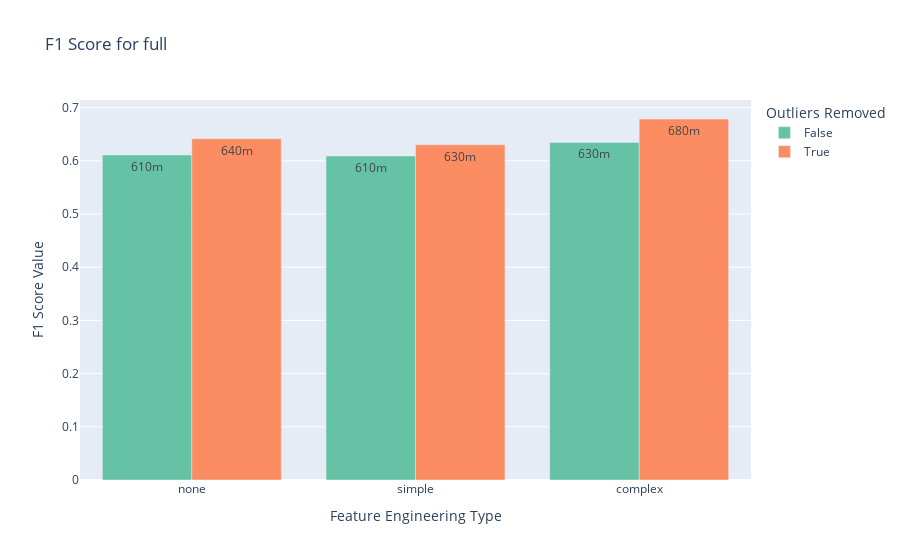
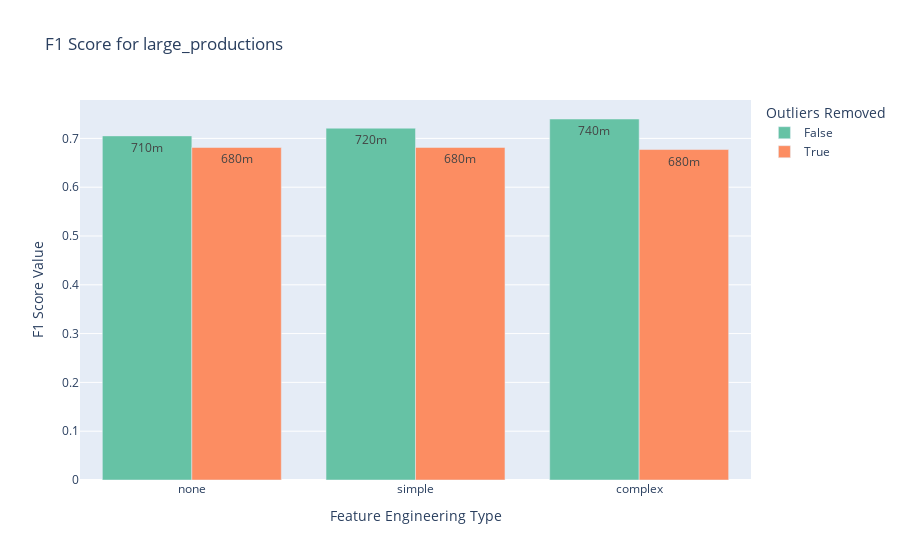
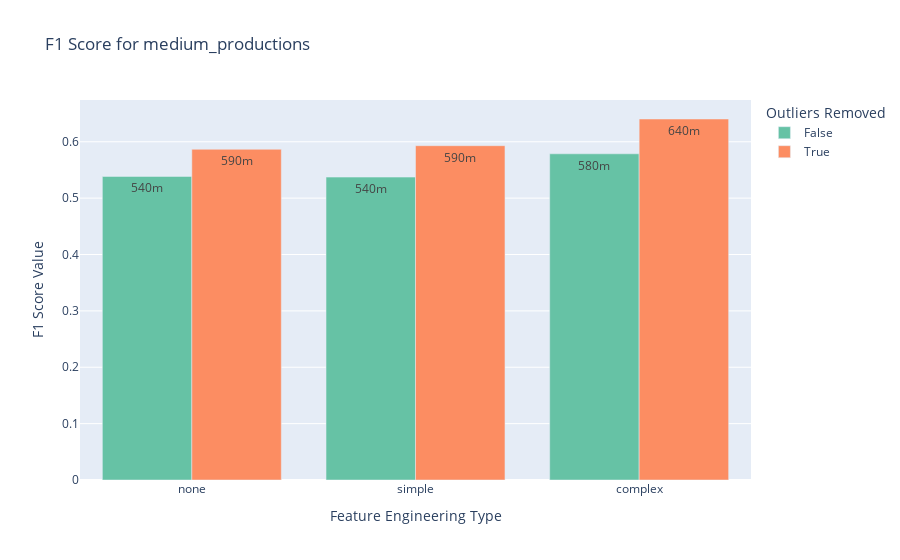
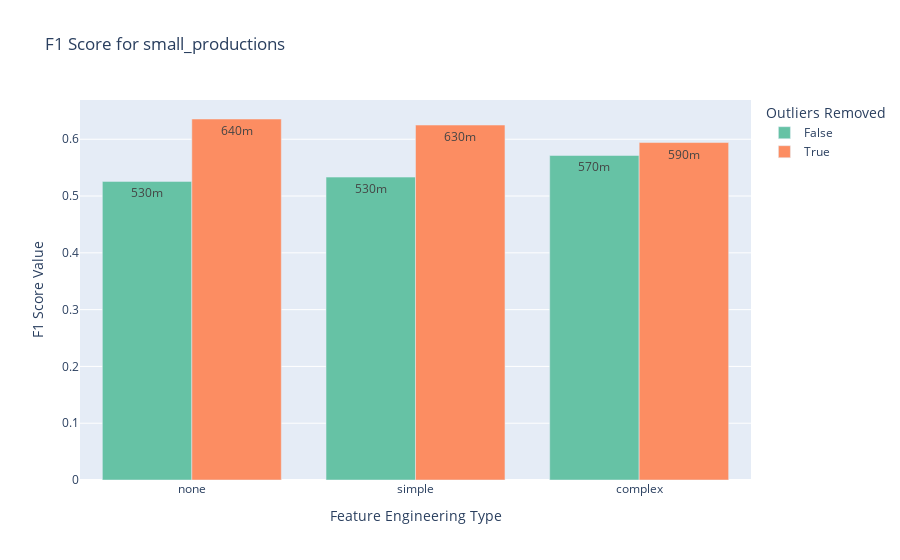

Here is the notebook cell these charts were saved with, in order:
### Code cell
plot_one_metric_of_different_datasets_per_feature_engineering_outliers_with_plotly(experiment_df, problem_type='binary_classification', metric='F1 Score', metric_agg='max')

### Figure 1 — Plotly figure (JSON) as saved in the notebook; plotly's stock layout.template omitted (floating-point values rounded to 4 significant figures)
{"data": [{"alignmentgroup": "True", "hovertemplate": "Outliers Removed=False<br>Feature Engineering Type=%{x}<br>F1 Score Value=%{text}<extra></extra>", "legendgroup": "False", "marker": {"color": "rgb(102,194,165)", "pattern": {"shape": ""}}, "name": "False", "offsetgroup": "False", "orientation": "v", "showlegend": true, "text": [0.6345, 0.6109, 0.609], "textposition": "inside", "texttemplate": "%{text:.2s}", "type": "bar", "x": ["complex", "none", "simple"], "xaxis": "x", "y": [0.6345, 0.6109, 0.609], "yaxis": "y"}, {"alignmentgroup": "True", "hovertemplate": "Outliers Removed=True<br>Feature Engineering Type=%{x}<br>F1 Score Value=%{text}<extra></extra>", "legendgroup": "True", "marker": {"color": "rgb(252,141,98)", "pattern": {"shape": ""}}, "name": "True", "offsetgroup": "True", "orientation": "v", "showlegend": true, "text": [0.6786, 0.6414, 0.6303], "textposition": "inside", "texttemplate": "%{text:.2s}", "type": "bar", "x": ["complex", "none", "simple"], "xaxis": "x", "y": [0.6786, 0.6414, 0.6303], "yaxis": "y"}], "layout": {"barmode": "group", "legend": {"title": {"text": "Outliers Removed"}, "tracegroupgap": 0}, "showlegend": true, "title": {"text": "F1 Score for full"}, "xaxis": {"anchor": "y", "categoryarray": ["none", "simple", "complex"], "categoryorder": "array", "domain": [0, 1], "title": {"text": "Feature Engineering Type"}}, "yaxis": {"anchor": "x", "domain": [0, 1], "title": {"text": "F1 Score Value"}}}}

### Figure 2 — Plotly figure (JSON) as saved in the notebook; plotly's stock layout.template omitted (floating-point values rounded to 4 significant figures)
{"data": [{"alignmentgroup": "True", "hovertemplate": "Outliers Removed=False<br>Feature Engineering Type=%{x}<br>F1 Score Value=%{text}<extra></extra>", "legendgroup": "False", "marker": {"color": "rgb(102,194,165)", "pattern": {"shape": ""}}, "name": "False", "offsetgroup": "False", "orientation": "v", "showlegend": true, "text": [0.7397, 0.7051, 0.7209], "textposition": "inside", "texttemplate": "%{text:.2s}", "type": "bar", "x": ["complex", "none", "simple"], "xaxis": "x", "y": [0.7397, 0.7051, 0.7209], "yaxis": "y"}, {"alignmentgroup": "True", "hovertemplate": "Outliers Removed=True<br>Feature Engineering Type=%{x}<br>F1 Score Value=%{text}<extra></extra>", "legendgroup": "True", "marker": {"color": "rgb(252,141,98)", "pattern": {"shape": ""}}, "name": "True", "offsetgroup": "True", "orientation": "v", "showlegend": true, "text": [0.6772, 0.6814, 0.6814], "textposition": "inside", "texttemplate": "%{text:.2s}", "type": "bar", "x": ["complex", "none", "simple"], "xaxis": "x", "y": [0.6772, 0.6814, 0.6814], "yaxis": "y"}], "layout": {"barmode": "group", "legend": {"title": {"text": "Outliers Removed"}, "tracegroupgap": 0}, "showlegend": true, "title": {"text": "F1 Score for large_productions"}, "xaxis": {"anchor": "y", "categoryarray": ["none", "simple", "complex"], "categoryorder": "array", "domain": [0, 1], "title": {"text": "Feature Engineering Type"}}, "yaxis": {"anchor": "x", "domain": [0, 1], "title": {"text": "F1 Score Value"}}}}

### Figure 3 — Plotly figure (JSON) as saved in the notebook; plotly's stock layout.template omitted (floating-point values rounded to 4 significant figures)
{"data": [{"alignmentgroup": "True", "hovertemplate": "Outliers Removed=False<br>Feature Engineering Type=%{x}<br>F1 Score Value=%{text}<extra></extra>", "legendgroup": "False", "marker": {"color": "rgb(102,194,165)", "pattern": {"shape": ""}}, "name": "False", "offsetgroup": "False", "orientation": "v", "showlegend": true, "text": [0.5786, 0.5385, 0.5373], "textposition": "inside", "texttemplate": "%{text:.2s}", "type": "bar", "x": ["complex", "none", "simple"], "xaxis": "x", "y": [0.5786, 0.5385, 0.5373], "yaxis": "y"}, {"alignmentgroup": "True", "hovertemplate": "Outliers Removed=True<br>Feature Engineering Type=%{x}<br>F1 Score Value=%{text}<extra></extra>", "legendgroup": "True", "marker": {"color": "rgb(252,141,98)", "pattern": {"shape": ""}}, "name": "True", "offsetgroup": "True", "orientation": "v", "showlegend": true, "text": [0.6404, 0.5866, 0.593], "textposition": "inside", "texttemplate": "%{text:.2s}", "type": "bar", "x": ["complex", "none", "simple"], "xaxis": "x", "y": [0.6404, 0.5866, 0.593], "yaxis": "y"}], "layout": {"barmode": "group", "legend": {"title": {"text": "Outliers Removed"}, "tracegroupgap": 0}, "showlegend": true, "title": {"text": "F1 Score for medium_productions"}, "xaxis": {"anchor": "y", "categoryarray": ["none", "simple", "complex"], "categoryorder": "array", "domain": [0, 1], "title": {"text": "Feature Engineering Type"}}, "yaxis": {"anchor": "x", "domain": [0, 1], "title": {"text": "F1 Score Value"}}}}

### Figure 4 — Plotly figure (JSON) as saved in the notebook; plotly's stock layout.template omitted (floating-point values rounded to 4 significant figures)
{"data": [{"alignmentgroup": "True", "hovertemplate": "Outliers Removed=False<br>Feature Engineering Type=%{x}<br>F1 Score Value=%{text}<extra></extra>", "legendgroup": "False", "marker": {"color": "rgb(102,194,165)", "pattern": {"shape": ""}}, "name": "False", "offsetgroup": "False", "orientation": "v", "showlegend": true, "text": [0.5714, 0.5258, 0.5333], "textposition": "inside", "texttemplate": "%{text:.2s}", "type": "bar", "x": ["complex", "none", "simple"], "xaxis": "x", "y": [0.5714, 0.5258, 0.5333], "yaxis": "y"}, {"alignmentgroup": "True", "hovertemplate": "Outliers Removed=True<br>Feature Engineering Type=%{x}<br>F1 Score Value=%{text}<extra></extra>", "legendgroup": "True", "marker": {"color": "rgb(252,141,98)", "pattern": {"shape": ""}}, "name": "True", "offsetgroup": "True", "orientation": "v", "showlegend": true, "text": [0.5942, 0.6357, 0.625], "textposition": "inside", "texttemplate": "%{text:.2s}", "type": "bar", "x": ["complex", "none", "simple"], "xaxis": "x", "y": [0.5942, 0.6357, 0.625], "yaxis": "y"}], "layout": {"barmode": "group", "legend": {"title": {"text": "Outliers Removed"}, "tracegroupgap": 0}, "showlegend": true, "title": {"text": "F1 Score for small_productions"}, "xaxis": {"anchor": "y", "categoryarray": ["none", "simple", "complex"], "categoryorder": "array", "domain": [0, 1], "title": {"text": "Feature Engineering Type"}}, "yaxis": {"anchor": "x", "domain": [0, 1], "title": {"text": "F1 Score Value"}}}}
